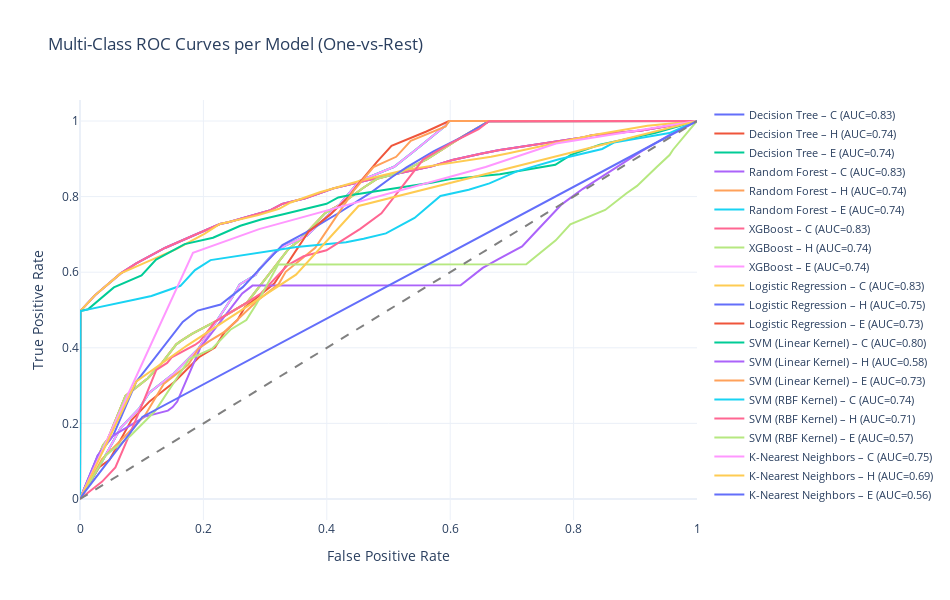

The code cell stored with this chart in its notebook:
### Code cell
##ROC curves for all models using the One-vs-Rest (OvR) approach for multi-class classification (e.g., Q3: C=0, H=1, E=2).
import numpy as np
import plotly.graph_objects as go
from sklearn.metrics import roc_curve, auc
from sklearn.preprocessing import label_binarize

# Binarize the true labels
classes = [0, 1, 2]
class_labels = ['C', 'H', 'E']
class_colors = ['crimson', 'seagreen', 'royalblue']
n_classes = len(classes)
y_test_bin = label_binarize(y_test, classes=classes)

# Initialize plotly figure
fig = go.Figure()

# Loop through models
for model_name, model in models.items():
    # Get decision scores or probabilities
    try:
        if hasattr(model, "predict_proba"):
            y_score = model.predict_proba(X_test)
        elif hasattr(model, "decision_function"):
            y_score = model.decision_function(X_test)
        else:
            print(f"Skipping {model_name} (no predict_proba or decision_function)")
            continue
    except Exception as e:
        print(f"Skipping {model_name} due to error: {e}")
        continue

    # One-vs-Rest ROC for each class
    for i in range(n_classes):
        fpr, tpr, _ = roc_curve(y_test_bin[:, i], y_score[:, i])
        roc_auc = auc(fpr, tpr)

        fig.add_trace(go.Scatter(
            x=fpr,
            y=tpr,
            mode='lines',
            name=f"{model_name} – {class_labels[i]} (AUC={roc_auc:.2f})",
            line=dict(width=2),
            hovertemplate=f"Model: {model_name}<br>Class: {class_labels[i]}<br>AUC: {roc_auc:.2f}<extra></extra>"
        ))

# Diagonal reference line
fig.add_trace(go.Scatter(
    x=[0, 1], y=[0, 1],
    mode='lines',
    line=dict(dash='dash', color='gray'),
    showlegend=False
))

# Layout
fig.update_layout(
    title='Multi-Class ROC Curves per Model (One-vs-Rest)',
    xaxis_title='False Positive Rate',
    yaxis_title='True Positive Rate',
    width=950,
    height=600,
    legend=dict(
        font=dict(size=11),
        orientation="v"
    ),
    template="plotly_white"
)

fig.show()

### Figure 1 — Plotly figure (JSON) as saved in the notebook; plotly's stock layout.template omitted (floating-point values rounded to 4 significant figures)
{"data": [{"hovertemplate": "Model: Decision Tree<br>Class: C<br>AUC: 0.83<extra></extra>", "line": {"width": 2}, "mode": "lines", "name": "Decision Tree – C (AUC=0.83)", "type": "scatter", "x": [0, 0.0004831, 0.02406, 0.06599, 0.09121, 0.1376, 0.1819, 0.2268, 0.2405, 0.3088, 0.3277, 0.3639, 0.4109, 0.481, 0.57, 0.6036, 0.6495, 0.678, 0.8173, 0.8298, 0.91, 1], "y": [0, 0.497, 0.5388, 0.5968, 0.6232, 0.6641, 0.6957, 0.7276, 0.7322, 0.7641, 0.7809, 0.7949, 0.8218, 0.8492, 0.8799, 0.8967, 0.9134, 0.9225, 0.9573, 0.9621, 0.9747, 1]}, {"hovertemplate": "Model: Decision Tree<br>Class: H<br>AUC: 0.74<extra></extra>", "line": {"width": 2}, "mode": "lines", "name": "Decision Tree – H (AUC=0.74)", "type": "scatter", "x": [0, 0.03754, 0.04491, 0.07368, 0.1095, 0.131, 0.156, 0.1638, 0.1814, 0.219, 0.2706, 0.3384, 0.355, 0.3977, 0.4238, 0.4582, 0.4811, 0.5182, 0.5625, 0.6172, 0.6627, 1], "y": [0, 0.1429, 0.1577, 0.2729, 0.3189, 0.3565, 0.4091, 0.4184, 0.4366, 0.4693, 0.5194, 0.6623, 0.6832, 0.7569, 0.781, 0.822, 0.8469, 0.8628, 0.8993, 0.956, 0.9991, 1]}, {"hovertemplate": "Model: Decision Tree<br>Class: E<br>AUC: 0.74<extra></extra>", "line": {"width": 2}, "mode": "lines", "name": "Decision Tree – E (AUC=0.74)", "type": "scatter", "x": [0, 0.03043, 0.06614, 0.09575, 0.1119, 0.1519, 0.1918, 0.2474, 0.2587, 0.2846, 0.2902, 0.3138, 0.3309, 0.3677, 0.3995, 0.4203, 0.4526, 0.5092, 0.5438, 0.5916, 0.5982, 1], "y": [0, 0.08355, 0.1889, 0.2389, 0.2807, 0.332, 0.3976, 0.5351, 0.5674, 0.5933, 0.6073, 0.6498, 0.6691, 0.6965, 0.7467, 0.7782, 0.841, 0.8789, 0.9231, 0.9865, 0.9997, 1]}, {"hovertemplate": "Model: Random Forest<br>Class: C<br>AUC: 0.83<extra></extra>", "line": {"width": 2}, "mode": "lines", "name": "Random Forest – C (AUC=0.83)", "type": "scatter", "x": [0, 0.0004831, 0.02406, 0.06599, 0.09121, 0.1376, 0.1819, 0.2268, 0.2405, 0.3088, 0.3277, 0.3639, 0.4109, 0.481, 0.57, 0.6036, 0.6495, 0.678, 0.8173, 0.8298, 0.91, 1], "y": [0, 0.497, 0.5388, 0.5968, 0.6232, 0.6641, 0.6957, 0.7276, 0.7322, 0.7641, 0.7809, 0.7949, 0.8218, 0.8492, 0.8799, 0.8967, 0.9134, 0.9225, 0.9573, 0.9621, 0.9747, 1]}, {"hovertemplate": "Model: Random Forest<br>Class: H<br>AUC: 0.74<extra></extra>", "line": {"width": 2}, "mode": "lines", "name": "Random Forest – H (AUC=0.74)", "type": "scatter", "x": [0, 0.03754, 0.04491, 0.07368, 0.1095, 0.131, 0.156, 0.1638, 0.1814, 0.219, 0.2706, 0.3384, 0.355, 0.3977, 0.4238, 0.4582, 0.4811, 0.5182, 0.5625, 0.6172, 0.6627, 1], "y": [0, 0.1429, 0.1577, 0.2729, 0.3189, 0.3565, 0.4091, 0.4184, 0.4366, 0.4693, 0.5194, 0.6623, 0.6832, 0.7569, 0.781, 0.822, 0.8469, 0.8628, 0.8993, 0.956, 0.9991, 1]}, {"hovertemplate": "Model: Random Forest<br>Class: E<br>AUC: 0.74<extra></extra>", "line": {"width": 2}, "mode": "lines", "name": "Random Forest – E (AUC=0.74)", "type": "scatter", "x": [0, 0.03043, 0.06614, 0.09575, 0.1119, 0.1519, 0.1918, 0.2474, 0.2587, 0.2846, 0.2902, 0.3138, 0.3309, 0.3677, 0.3995, 0.4203, 0.4526, 0.5092, 0.5438, 0.5916, 0.5982, 1], "y": [0, 0.08355, 0.1889, 0.2389, 0.2807, 0.332, 0.3976, 0.5351, 0.5674, 0.5933, 0.6073, 0.6498, 0.6691, 0.6965, 0.7467, 0.7782, 0.841, 0.8789, 0.9231, 0.9865, 0.9997, 1]}, {"hovertemplate": "Model: XGBoost<br>Class: C<br>AUC: 0.83<extra></extra>", "line": {"width": 2}, "mode": "lines", "name": "XGBoost – C (AUC=0.83)", "type": "scatter", "x": [0, 0.0004831, 0.02406, 0.06599, 0.09121, 0.1376, 0.1819, 0.2268, 0.2405, 0.3088, 0.3277, 0.3639, 0.4109, 0.481, 0.57, 0.6036, 0.6495, 0.678, 0.8173, 0.8298, 0.91, 1], "y": [0, 0.497, 0.5388, 0.5968, 0.6232, 0.6641, 0.6957, 0.7276, 0.7322, 0.7641, 0.7809, 0.7949, 0.8218, 0.8492, 0.8799, 0.8967, 0.9134, 0.9225, 0.9573, 0.9621, 0.9747, 1]}, {"hovertemplate": "Model: XGBoost<br>Class: H<br>AUC: 0.74<extra></extra>", "line": {"width": 2}, "mode": "lines", "name": "XGBoost – H (AUC=0.74)", "type": "scatter", "x": [0, 0.03754, 0.04491, 0.07368, 0.1095, 0.131, 0.156, 0.1638, 0.1814, 0.219, 0.2706, 0.3384, 0.355, 0.3977, 0.4238, 0.4582, 0.4811, 0.5182, 0.5625, 0.6172, 0.6627, 1], "y": [0, 0.1429, 0.1577, 0.2729, 0.3189, 0.3565, 0.4091, 0.4184, 0.4366, 0.4693, 0.5194, 0.6623, 0.6832, 0.7569, 0.781, 0.822, 0.8469, 0.8628, 0.8993, 0.956, 0.9991, 1]}, {"hovertemplate": "Model: XGBoost<br>Class: E<br>AUC: 0.74<extra></extra>", "line": {"width": 2}, "mode": "lines", "name": "XGBoost – E (AUC=0.74)", "type": "scatter", "x": [0, 0.03043, 0.06614, 0.09575, 0.1119, 0.1519, 0.1918, 0.2474, 0.2587, 0.2846, 0.2902, 0.3138, 0.3309, 0.3677, 0.3995, 0.4203, 0.4526, 0.5092, 0.5438, 0.5916, 0.5982, 1], "y": [0, 0.08355, 0.1889, 0.2389, 0.2807, 0.332, 0.3976, 0.5351, 0.5674, 0.5933, 0.6073, 0.6498, 0.6691, 0.6965, 0.7467, 0.7782, 0.841, 0.8789, 0.9231, 0.9865, 0.9997, 1]}, {"hovertemplate": "Model: Logistic Regression<br>Class: C<br>AUC: 0.83<extra></extra>", "line": {"width": 2}, "mode": "lines", "name": "Logistic Regression – C (AUC=0.83)", "type": "scatter", "x": [0, 0.0004831, 0.02406, 0.06599, 0.1103, 0.1552, 0.2015, 0.2268, 0.2392, 0.2754, 0.2891, 0.3226, 0.3415, 0.3886, 0.4569, 0.527, 0.6663, 0.6948, 0.7407, 0.8298, 0.9197, 1], "y": [0, 0.497, 0.5388, 0.5968, 0.6285, 0.6604, 0.7013, 0.7276, 0.7324, 0.7464, 0.751, 0.7678, 0.7845, 0.8114, 0.8433, 0.8707, 0.9055, 0.9146, 0.9313, 0.9621, 0.9874, 1]}, {"hovertemplate": "Model: Logistic Regression<br>Class: H<br>AUC: 0.75<extra></extra>", "line": {"width": 2}, "mode": "lines", "name": "Logistic Regression – H (AUC=0.75)", "type": "scatter", "x": [0, 0.02877, 0.05377, 0.09131, 0.09868, 0.1665, 0.1831, 0.1908, 0.2279, 0.2638, 0.2853, 0.328, 0.3657, 0.4172, 0.4719, 0.5062, 0.5292, 0.5554, 0.5729, 0.6172, 0.6627, 1], "y": [0, 0.1152, 0.1678, 0.3108, 0.3255, 0.4685, 0.4893, 0.4986, 0.5145, 0.5605, 0.5981, 0.6719, 0.7046, 0.7546, 0.8113, 0.8524, 0.8773, 0.9013, 0.9196, 0.956, 0.9991, 1]}, {"hovertemplate": "Model: Logistic Regression<br>Class: E<br>AUC: 0.73<extra></extra>", "line": {"width": 2}, "mode": "lines", "name": "Logistic Regression – E (AUC=0.73)", "type": "scatter", "x": [0, 0.03043, 0.04748, 0.08319, 0.1128, 0.1528, 0.1928, 0.2186, 0.2348, 0.2555, 0.2669, 0.3148, 0.3703, 0.4049, 0.4368, 0.4424, 0.449, 0.4813, 0.5049, 0.5614, 0.5982, 1], "y": [0, 0.08355, 0.1028, 0.2082, 0.2582, 0.3095, 0.3751, 0.4009, 0.4427, 0.4742, 0.5065, 0.5699, 0.7074, 0.7517, 0.8019, 0.8159, 0.8291, 0.8919, 0.9344, 0.9723, 0.9997, 1]}, {"hovertemplate": "Model: SVM (Linear Kernel)<br>Class: C<br>AUC: 0.80<extra></extra>", "line": {"width": 2}, "mode": "lines", "name": "SVM (Linear Kernel) – C (AUC=0.80)", "type": "scatter", "x": [0, 0.0004831, 0.01295, 0.05488, 0.09971, 0.1233, 0.1697, 0.2156, 0.2599, 0.2934, 0.3296, 0.3996, 0.4186, 0.4323, 0.5716, 0.6001, 0.6804, 0.7703, 0.7956, 0.8426, 0.9317, 1], "y": [0, 0.497, 0.5018, 0.5599, 0.5918, 0.6335, 0.6744, 0.6911, 0.7227, 0.7395, 0.7535, 0.781, 0.7977, 0.8023, 0.8371, 0.8463, 0.8589, 0.8842, 0.9105, 0.9374, 0.9681, 1]}, {"hovertemplate": "Model: SVM (Linear Kernel)<br>Class: H<br>AUC: 0.58<extra></extra>", "line": {"width": 2}, "mode": "lines", "name": "SVM (Linear Kernel) – H (AUC=0.58)", "type": "scatter", "x": [0, 0.02877, 0.05377, 0.1053, 0.1425, 0.1502, 0.1576, 0.1951, 0.2629, 0.2795, 0.6169, 0.6527, 0.6789, 0.7165, 0.738, 0.7807, 0.8151, 0.8326, 0.8873, 0.9103, 0.9557, 1], "y": [0, 0.1152, 0.1678, 0.2179, 0.2338, 0.2431, 0.2578, 0.4008, 0.5437, 0.5645, 0.5654, 0.6114, 0.6354, 0.6681, 0.7057, 0.7795, 0.8206, 0.8388, 0.8955, 0.9204, 0.9635, 1]}, {"hovertemplate": "Model: SVM (Linear Kernel)<br>Class: E<br>AUC: 0.73<extra></extra>", "line": {"width": 2}, "mode": "lines", "name": "SVM (Linear Kernel) – E (AUC=0.73)", "type": "scatter", "x": [0, 0.03571, 0.07564, 0.1052, 0.1357, 0.1757, 0.1918, 0.2089, 0.2348, 0.2555, 0.2874, 0.322, 0.3334, 0.3813, 0.4368, 0.4434, 0.4757, 0.5124, 0.536, 0.5926, 0.5982, 1], "y": [0, 0.1053, 0.1709, 0.2209, 0.3045, 0.3558, 0.3976, 0.4169, 0.4427, 0.4742, 0.5244, 0.5686, 0.601, 0.6643, 0.8019, 0.8151, 0.8779, 0.9053, 0.9478, 0.9856, 0.9997, 1]}, {"hovertemplate": "Model: SVM (RBF Kernel)<br>Class: C<br>AUC: 0.74<extra></extra>", "line": {"width": 2}, "mode": "lines", "name": "SVM (RBF Kernel) – C (AUC=0.74)", "type": "scatter", "x": [0, 0.0004831, 0.08957, 0.1033, 0.1157, 0.1628, 0.1864, 0.2116, 0.3509, 0.4312, 0.4597, 0.4958, 0.5422, 0.5842, 0.63, 0.6636, 0.7079, 0.7762, 0.8463, 0.8652, 0.9552, 1], "y": [0, 0.497, 0.5278, 0.5324, 0.5371, 0.564, 0.6057, 0.632, 0.6668, 0.6795, 0.6886, 0.7026, 0.7435, 0.8016, 0.8183, 0.8351, 0.8667, 0.8986, 0.926, 0.9428, 0.9681, 1]}, {"hovertemplate": "Model: SVM (RBF Kernel)<br>Class: H<br>AUC: 0.71<extra></extra>", "line": {"width": 2}, "mode": "lines", "name": "SVM (RBF Kernel) – H (AUC=0.71)", "type": "scatter", "x": [0, 0.03586, 0.05736, 0.0949, 0.1237, 0.1413, 0.1486, 0.1863, 0.194, 0.219, 0.2706, 0.2935, 0.3362, 0.3624, 0.3995, 0.4542, 0.4885, 0.5563, 0.6018, 0.6461, 0.6627, 1], "y": [0, 0.04601, 0.08362, 0.2266, 0.3417, 0.36, 0.3747, 0.4074, 0.4167, 0.4693, 0.5194, 0.5443, 0.6181, 0.6421, 0.658, 0.7147, 0.7558, 0.8987, 0.9418, 0.9783, 0.9991, 1]}, {"hovertemplate": "Model: SVM (RBF Kernel)<br>Class: E<br>AUC: 0.57<extra></extra>", "line": {"width": 2}, "mode": "lines", "name": "SVM (RBF Kernel) – E (AUC=0.57)", "type": "scatter", "x": [0, 0.03043, 0.04182, 0.08186, 0.1218, 0.1773, 0.2141, 0.2437, 0.2696, 0.2857, 0.3214, 0.7232, 0.7711, 0.7947, 0.8512, 0.8858, 0.9029, 0.9347, 0.9555, 0.9611, 0.9934, 1], "y": [0, 0.08355, 0.1159, 0.1672, 0.2328, 0.3703, 0.3977, 0.4478, 0.4736, 0.5154, 0.6207, 0.621, 0.6844, 0.7269, 0.7647, 0.809, 0.8283, 0.8784, 0.9099, 0.924, 0.9868, 1]}, {"hovertemplate": "Model: K-Nearest Neighbors<br>Class: C<br>AUC: 0.75<extra></extra>", "line": {"width": 2}, "mode": "lines", "name": "K-Nearest Neighbors – C (AUC=0.75)", "type": "scatter", "x": [0, 0.1831, 0.2903, 0.6574, 0.7714, 1], "y": [0, 0.6511, 0.714, 0.8781, 0.9406, 1]}, {"hovertemplate": "Model: K-Nearest Neighbors<br>Class: H<br>AUC: 0.69<extra></extra>", "line": {"width": 2}, "mode": "lines", "name": "K-Nearest Neighbors – H (AUC=0.69)", "type": "scatter", "x": [0, 0.09131, 0.1734, 0.3501, 0.4515, 1], "y": [0, 0.3108, 0.406, 0.5935, 0.7752, 1]}, {"hovertemplate": "Model: K-Nearest Neighbors<br>Class: E<br>AUC: 0.56<extra></extra>", "line": {"width": 2}, "mode": "lines", "name": "K-Nearest Neighbors – E (AUC=0.56)", "type": "scatter", "x": [0, 0.005609, 0.1011, 1], "y": [0, 0.01407, 0.2171, 1]}, {"line": {"color": "gray", "dash": "dash"}, "mode": "lines", "showlegend": false, "type": "scatter", "x": [0, 1], "y": [0, 1]}], "layout": {"height": 600, "legend": {"font": {"size": 11}, "orientation": "v"}, "title": {"text": "Multi-Class ROC Curves per Model (One-vs-Rest)"}, "width": 950, "xaxis": {"title": {"text": "False Positive Rate"}}, "yaxis": {"title": {"text": "True Positive Rate"}}}}
